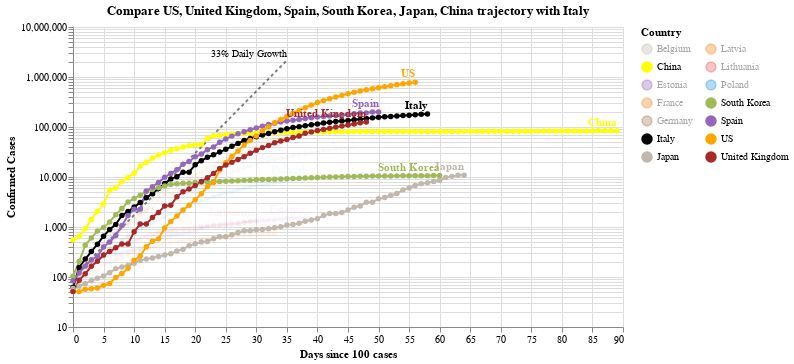

Notebook cell for this chart:
### Code cell
#hide_input
chart2 = make_since_chart(['US', 'United Kingdom', 'Spain', 'South Korea', 'Japan', 'China'])
chart2

### Figure 1 — Vega-Lite specification as saved in the notebook (floating-point values rounded to 4 significant figures; data arrays with more than 128 entries replaced by an {"elided": "..."} marker saying what was removed)
{"config": {"view": {"continuousWidth": 400, "continuousHeight": 300}}, "layer": [{"mark": {"type": "line", "color": "black", "opacity": 0.5, "strokeDash": [3, 3]}, "encoding": {"x": {"type": "quantitative", "field": "Days since 100 cases"}, "y": {"type": "quantitative", "field": "Confirmed Cases"}}}, {"mark": {"type": "text", "align": "right", "dy": -6, "fontSize": 10, "text": "33% Daily Growth"}, "encoding": {"x": {"type": "quantitative", "field": "Days since 100 cases"}, "y": {"type": "quantitative", "field": "Confirmed Cases"}}, "transform": [{"filter": "(datum['Days since 100 cases'] >= 35)"}]}, {"data": {"name": "data-b3c4d2a38b3b5a5cf9d6e3ee7c424602"}, "mark": {"type": "line", "point": true}, "encoding": {"color": {"type": "nominal", "field": "Country", "legend": {"columns": 2}, "scale": {"domain": ["Belgium", "China", "Estonia", "France", "Germany", "Italy", "Japan", "Latvia", "Lithuania", "Poland", "South Korea", "Spain", "US", "United Kingdom"], "range": ["#C1B7AD", "yellow", "#9467bd", "#F58518", "#9D755D", "black", "#C1B7AD", "#F58518", "#E45756", "#2495D3", "#A1BA59", "#9467bd", "orange", "brown"]}}, "opacity": {"condition": {"value": 1, "selection": "selector005"}, "value": 0.05}, "tooltip": [{"type": "nominal", "field": "Country"}, {"type": "temporal", "field": "Date"}, {"type": "quantitative", "field": "Confirmed Cases"}, {"type": "quantitative", "field": "Days since 100 cases"}], "x": {"type": "quantitative", "field": "Days since 100 cases"}, "y": {"type": "quantitative", "field": "Confirmed Cases", "scale": {"type": "log"}}}, "selection": {"selector005": {"type": "multi", "fields": ["Country"], "bind": "legend", "init": [{"Country": "US"}, {"Country": "United Kingdom"}, {"Country": "Spain"}, {"Country": "South Korea"}, {"Country": "Japan"}, {"Country": "China"}, {"Country": "Italy"}]}}, "width": 550}, {"data": {"name": "data-b3c4d2a38b3b5a5cf9d6e3ee7c424602"}, "mark": {"type": "text", "align": "right", "dy": -8, "fontWeight": "bold"}, "encoding": {"color": {"type": "nominal", "field": "Country", "legend": {"columns": 2}, "scale": {"domain": ["Belgium", "China", "Estonia", "France", "Germany", "Italy", "Japan", "Latvia", "Lithuania", "Poland", "South Korea", "Spain", "US", "United Kingdom"], "range": ["#C1B7AD", "yellow", "#9467bd", "#F58518", "#9D755D", "black", "#C1B7AD", "#F58518", "#E45756", "#2495D3", "#A1BA59", "#9467bd", "orange", "brown"]}}, "opacity": {"condition": {"value": 1, "selection": "selector005"}, "value": 0.05}, "text": {"type": "nominal", "field": "Country"}, "tooltip": [{"type": "nominal", "field": "Country"}, {"type": "temporal", "field": "Date"}, {"type": "quantitative", "field": "Confirmed Cases"}, {"type": "quantitative", "field": "Days since 100 cases"}], "x": {"type": "quantitative", "field": "Days since 100 cases"}, "y": {"type": "quantitative", "field": "Confirmed Cases", "scale": {"type": "log"}}}, "transform": [{"filter": "(datum['Date'] >= 1587340800000)"}], "width": 550}], "data": {"name": "data-c1a3bbf4dd040f2e7e8e7a69520e3c2a"}, "title": "Compare US, United Kingdom, Spain, South Korea, Japan, China trajectory with Italy", "$schema": "https://vega.github.io/schema/vega-lite/v4.0.2.json", "datasets": {"data-c1a3bbf4dd040f2e7e8e7a69520e3c2a": [{"Days since 100 cases": 0, "Confirmed Cases": 100.0}, {"Days since 100 cases": 1, "Confirmed Cases": 133.0}, {"Days since 100 cases": 2, "Confirmed Cases": 176.9}, {"Days since 100 cases": 3, "Confirmed Cases": 235.3}, {"Days since 100 cases": 4, "Confirmed Cases": 312.9}, {"Days since 100 cases": 5, "Confirmed Cases": 416.2}, {"Days since 100 cases": 6, "Confirmed Cases": 553.5}, {"Days since 100 cases": 7, "Confirmed Cases": 736.1}, {"Days since 100 cases": 8, "Confirmed Cases": 979.1}, {"Days since 100 cases": 9, "Confirmed Cases": 1302.0}, {"Days since 100 cases": 10, "Confirmed Cases": 1732.0}, {"Days since 100 cases": 11, "Confirmed Cases": 2303.0}, {"Days since 100 cases": 12, "Confirmed Cases": 3064.0}, {"Days since 100 cases": 13, "Confirmed Cases": 4074.0}, {"Days since 100 cases": 14, "Confirmed Cases": 5419.0}, {"Days since 100 cases": 15, "Confirmed Cases": 7207.0}, {"Days since 100 cases": 16, "Confirmed Cases": 9586.0}, {"Days since 100 cases": 17, "Confirmed Cases": 12750.0}, {"Days since 100 cases": 18, "Confirmed Cases": 16960.0}, {"Days since 100 cases": 19, "Confirmed Cases": 22550.0}, {"Days since 100 cases": 20, "Confirmed Cases": 29990.0}, {"Days since 100 cases": 21, "Confirmed Cases": 39890.0}, {"Days since 100 cases": 22, "Confirmed Cases": 53060.0}, {"Days since 100 cases": 23, "Confirmed Cases": 70560.0}, {"Days since 100 cases": 24, "Confirmed Cases": 93850.0}, {"Days since 100 cases": 25, "Confirmed Cases": 124800.0}, {"Days since 100 cases": 26, "Confirmed Cases": 166000.0}, {"Days since 100 cases": 27, "Confirmed Cases": 220800.0}, {"Days since 100 cases": 28, "Confirmed Cases": 293700.0}, {"Days since 100 cases": 29, "Confirmed Cases": 390600.0}, {"Days since 100 cases": 30, "Confirmed Cases": 519500.0}, {"Days since 100 cases": 31, "Confirmed Cases": 690900.0}, {"Days since 100 cases": 32, "Confirmed Cases": 918900.0}, {"Days since 100 cases": 33, "Confirmed Cases": 1222000.0}, {"Days since 100 cases": 34, "Confirmed Cases": 1625000.0}, {"Days since 100 cases": 35, "Confirmed Cases": 2162000.0}], "data-b3c4d2a38b3b5a5cf9d6e3ee7c424602": {"elided": "727 records"}}}
